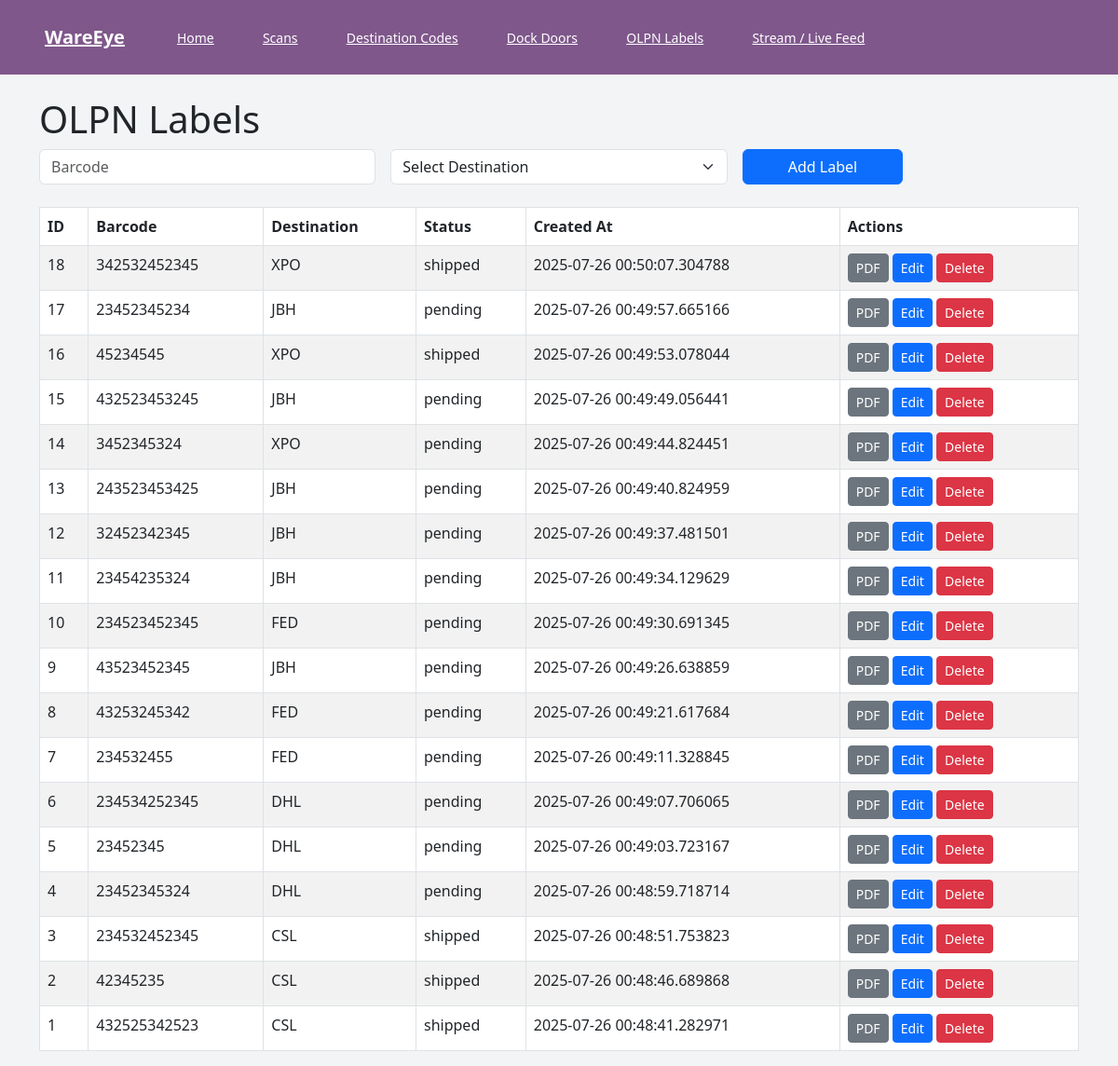
Before: /facility/olpn-labels with the older database file.
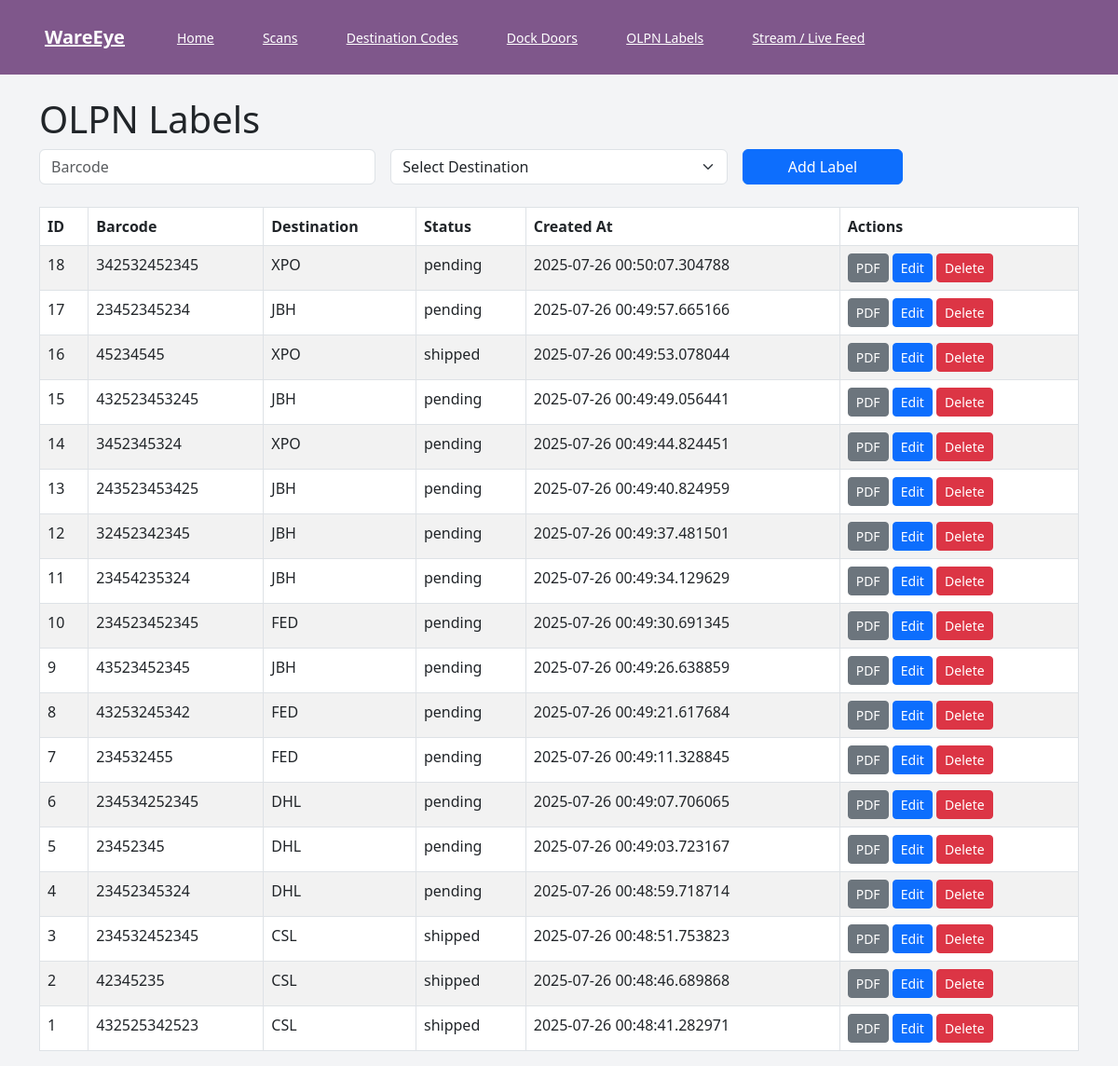
After: the same page with the newer database file.
### models.py (models this page shows, shortened)
class OLPNLabel(db.Model):
    __tablename__ = "olpn_labels"
    id = db.Column(db.Integer, primary_key=True)
    barcode = db.Column(db.String, nullable=False, unique=True, index=True)
    destination_code_id = db.Column(
        db.Integer, db.ForeignKey("destination_codes.id"), nullable=False
    )
    status = db.Column(db.String(16), nullable=False, default="pending")
    created_at = db.Column(db.DateTime, nullable=False, default=datetime.utcnow)
    updated_at = db.Column(
        db.DateTime, nullable=False, default=datetime.utcnow, onupdate=datetime.utcnow
    )
    destination = db.relationship("DestinationCode")

class DestinationCode(db.Model):
    __tablename__ = "destination_codes"
    id = db.Column(db.Integer, primary_key=True)
    code = db.Column(db.String(8), nullable=False, unique=True)
    name = db.Column(db.String(64), nullable=False)

### facility_routes.py (the view, shortened to what this page needs)
@facility_bp.route("/olpn-labels", methods=["GET", "POST"])
def list_olpn_labels() -> str:
    codes = DestinationCode.query.order_by(DestinationCode.code).all()
    labels = OLPNLabel.query.order_by(OLPNLabel.created_at.desc()).all()
    return render_template("facility/olpn_labels.html", labels=labels, codes=codes)

### templates/facility/olpn_labels.html (shortened to what this page needs)
{% extends 'base.html' %}
{% block content %}
<h1>OLPN Labels</h1>
<form method="post" class="row g-3 mb-4">
  <div class="col-md-4">
    <input type="text" name="barcode" class="form-control" placeholder="Barcode" required>
  </div>
  <div class="col-md-4">
    <select name="destination_code_id" class="form-select" required>
      <option value="" disabled selected>Select Destination</option>
    </select>
  </div>
  <div class="col-md-2 d-grid">
    <button type="submit" class="btn btn-primary">Add Label</button>
  </div>
</form>
<table class="table table-bordered table-striped">
  <thead>
    <tr>
      <th>ID</th>
      <th>Barcode</th>
      <th>Destination</th>
      <th>Status</th>
      <th>Created At</th>
      <th>Actions</th>
    </tr>
  </thead>
  <tbody>
    {% for label in labels %}
    <tr>
      <td>{{ label.id }}</td>
      <td>{{ label.barcode }}</td>
      <td>{{ label.destination.code }}</td>
      <td>{{ label.status }}</td>
      <td>{{ label.created_at }}</td>
      <td>
        <a href="{{ url_for('facility.olpn_label_pdf', label_id=label.id) }}" class="btn btn-sm btn-secondary">PDF</a>
        <a href="{{ url_for('facility.edit_olpn_label', label_id=label.id) }}" class="btn btn-sm btn-primary">Edit</a>
        <form method="post" action="{{ url_for('facility.delete_olpn_label', label_id=label.id) }}" style="display:inline;" onsubmit="return confirm('Delete this label?');">
          <button type="submit" class="btn btn-sm btn-danger">Delete</button>
        </form>
      </td>
    </tr>
    {% else %}
    <tr>
      <td colspan="6" class="text-center">No labels.</td>
    </tr>
    {% endfor %}
  </tbody>
</table>
{% endblock %}

Changed rows visible on the page:
changed OLPNLabel id 18: status "shipped" → "pending"
